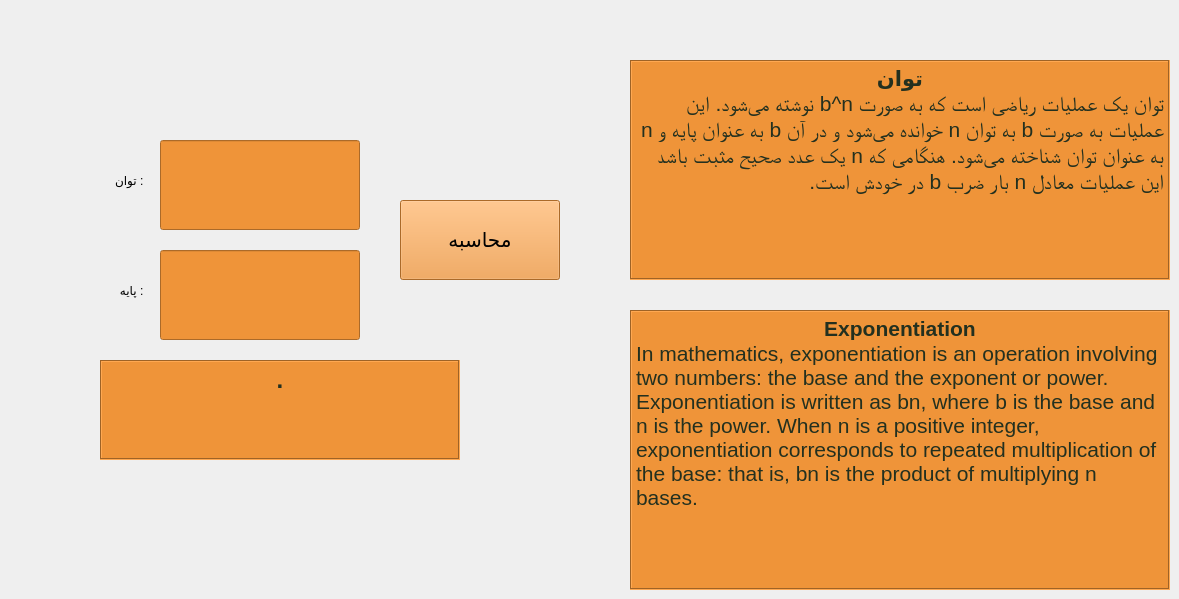
    <widget class="QWidget" name="exponentiation">
     <attribute name="title">
      <string>Exponentiation</string>
     </attribute>
     <widget class="QTextBrowser" name="exponentiation_en">
      <property name="geometry">
       <rect>
        <x>630</x>
        <y>310</y>
        <width>540</width>
        <height>280</height>
       </rect>
      </property>
      <property name="styleSheet">
       <string notr="true">background-color:#ef9439;
color:#23301f;
font: 22pt &quot;NPIParisa&quot;;

</string>
      </property>
      <property name="frameShape">
       <enum>QFrame::Box</enum>
      </property>
      <property name="html">
       <string>&lt;!DOCTYPE HTML PUBLIC &quot;-//W3C//DTD HTML 4.0//EN&quot; &quot;http://www.w3.org/TR/REC-html40/strict.dtd&quot;&gt;
&lt;html&gt;&lt;head&gt;&lt;meta name=&quot;qrichtext&quot; content=&quot;1&quot; /&gt;&lt;style type=&quot;text/css&quot;&gt;
p, li { white-space: pre-wrap; }
&lt;/style&gt;&lt;/head&gt;&lt;body style=&quot; font-family:'NPIParisa'; font-size:22pt; font-weight:400; font-style:normal;&quot;&gt;
&lt;p align=&quot;center&quot; style=&quot; margin-top:0px; margin-bottom:0px; margin-left:0px; margin-right:0px; -qt-block-indent:0; text-indent:0px;&quot;&gt;&lt;span style=&quot; font-family:'MS Shell Dlg 2'; font-size:16pt; font-weight:600;&quot;&gt;Exponentiation&lt;/span&gt;&lt;/p&gt;
&lt;p style=&quot; margin-top:0px; margin-bottom:0px; margin-left:0px; margin-right:0px; -qt-block-indent:0; text-indent:0px;&quot;&gt;&lt;span style=&quot; font-family:'MS Shell Dlg 2'; font-size:16pt; font-weight:72;&quot;&gt;In mathematics, exponentiation is an operation involving two numbers: the base and the exponent or power. Exponentiation is written as bn, where b is the base and n is the power. When n is a positive integer, exponentiation corresponds to repeated multiplication of the base: that is, bn is the product of multiplying n bases.&lt;/span&gt;&lt;/p&gt;&lt;/body&gt;&lt;/html&gt;</string>
      </property>
     </widget>
     <widget class="QTextBrowser" name="exponentiation_fa">
      <property name="geometry">
       <rect>
        <x>630</x>
        <y>60</y>
        <width>540</width>
        <height>220</height>
       </rect>
      </property>
      <property name="styleSheet">
       <string notr="true">background-color:#ef9439;
color:#23301f;
font: 75 8pt &quot;0 Titr Bold&quot;;</string>
      </property>
      <property name="frameShape">
       <enum>QFrame::Box</enum>
      </property>
      <property name="html">
       <string>&lt;!DOCTYPE HTML PUBLIC &quot;-//W3C//DTD HTML 4.0//EN&quot; &quot;http://www.w3.org/TR/REC-html40/strict.dtd&quot;&gt;
&lt;html&gt;&lt;head&gt;&lt;meta name=&quot;qrichtext&quot; content=&quot;1&quot; /&gt;&lt;style type=&quot;text/css&quot;&gt;
p, li { white-space: pre-wrap; }
&lt;/style&gt;&lt;/head&gt;&lt;body style=&quot; font-family:'0 Titr Bold'; font-size:8pt; font-weight:72; font-style:normal;&quot;&gt;
&lt;p align=&quot;center&quot; dir='rtl' style=&quot; margin-top:0px; margin-bottom:0px; margin-left:0px; margin-right:0px; -qt-block-indent:0; text-indent:0px;&quot;&gt;&lt;span style=&quot; font-family:'B Bad'; font-size:16pt; font-weight:600;&quot;&gt;توان&lt;/span&gt;&lt;/p&gt;
&lt;p align=&quot;right&quot; dir='rtl' style=&quot; margin-top:0px; margin-bottom:0px; margin-left:0px; margin-right:0px; -qt-block-indent:0; text-indent:0px;&quot;&gt;&lt;span style=&quot; font-family:'B Roya'; font-size:16pt;&quot;&gt;توان یک عملیات ریاضی است که به صورت b^n نوشته می‌شود. این عملیات به صورت b به توان n خوانده می‌شود و در آن b به عنوان پایه و n به عنوان توان شناخته می‌شود. هنگامی که n یک عدد صحیح مثبت باشد این عملیات معادل n بار ضرب b در خودش است.&lt;/span&gt;&lt;/p&gt;&lt;/body&gt;&lt;/html&gt;</string>
      </property>
     </widget>
     <widget class="QLineEdit" name="exponentiation_base_input">
      <property name="geometry">
       <rect>
        <x>160</x>
        <y>250</y>
        <width>200</width>
        <height>90</height>
       </rect>
      </property>
      <property name="styleSheet">
       <string notr="true">font: 20pt &quot;Times New Roman&quot;;
background-color:#ef9439;
color:#23301f;
text-align: center;</string>
      </property>
      <property name="echoMode">
       <enum>QLineEdit::Normal</enum>
      </property>
      <property name="alignment">
       <set>Qt::AlignCenter</set>
      </property>
      <property name="clearButtonEnabled">
       <bool>true</bool>
      </property>
     </widget>
     <widget class="QLineEdit" name="exponentiation_exponent_input">
      <property name="geometry">
       <rect>
        <x>160</x>
        <y>140</y>
        <width>200</width>
        <height>90</height>
       </rect>
      </property>
      <property name="styleSheet">
       <string notr="true">font: 20pt &quot;Times New Roman&quot;;
background-color:#ef9439;
color:#23301f;
text-align: center;</string>
      </property>
      <property name="echoMode">
       <enum>QLineEdit::Normal</enum>
      </property>
      <property name="alignment">
       <set>Qt::AlignCenter</set>
      </property>
      <property name="clearButtonEnabled">
       <bool>true</bool>
      </property>
     </widget>
     <widget class="QPushButton" name="exponentiation_button">
      <property name="geometry">
       <rect>
        <x>400</x>
        <y>200</y>
        <width>160</width>
        <height>80</height>
       </rect>
      </property>
      <property name="font">
       <font>
        <family>B Titr</family>
        <pointsize>15</pointsize>
        <kerning>true</kerning>
       </font>
      </property>
      <property name="cursor">
       <cursorShape>PointingHandCursor</cursorShape>
      </property>
      <property name="styleSheet">
       <string notr="true">background-color:#ef9439;</string>
      </property>
      <property name="text">
       <string>محاسبه</string>
      </property>
     </widget>
     <widget class="QLabel" name="exponentiation_label_base">
      <property name="geometry">
       <rect>
        <x>90</x>
        <y>270</y>
        <width>60</width>
        <height>40</height>
       </rect>
      </property>
      <property name="styleSheet">
       <string notr="true">font: 75 12pt &quot;B Titr&quot;;</string>
      </property>
      <property name="text">
       <string>  : پایه</string>
      </property>
     </widget>
     <widget class="QLabel" name="exponentiation_label_exponent">
      <property name="geometry">
       <rect>
        <x>90</x>
        <y>160</y>
        <width>60</width>
        <height>40</height>
       </rect>
      </property>
      <property name="styleSheet">
       <string notr="true">font: 75 12pt &quot;B Titr&quot;;</string>
      </property>
      <property name="text">
       <string>  : توان</string>
      </property>
     </widget>
     <widget class="QTextBrowser" name="exponentiation_out">
      <property name="geometry">
       <rect>
        <x>100</x>
        <y>360</y>
        <width>360</width>
        <height>100</height>
       </rect>
      </property>
      <property name="styleSheet">
       <string notr="true">font: 30pt &quot;Times New Roman&quot;;
background-color:#ef9439;
color:#23301f;
text-align: center;</string>
      </property>
      <property name="frameShape">
       <enum>QFrame::Box</enum>
      </property>
      <property name="html">
       <string>&lt;!DOCTYPE HTML PUBLIC &quot;-//W3C//DTD HTML 4.0//EN&quot; &quot;http://www.w3.org/TR/REC-html40/strict.dtd&quot;&gt;
&lt;html&gt;&lt;head&gt;&lt;meta name=&quot;qrichtext&quot; content=&quot;1&quot; /&gt;&lt;style type=&quot;text/css&quot;&gt;
p, li { white-space: pre-wrap; }
&lt;/style&gt;&lt;/head&gt;&lt;body style=&quot; font-family:'Times New Roman'; font-size:30pt; font-weight:400; font-style:normal;&quot;&gt;
&lt;p align=&quot;center&quot; style=&quot; margin-top:0px; margin-bottom:0px; margin-left:0px; margin-right:0px; -qt-block-indent:0; text-indent:0px;&quot;&gt;&lt;span style=&quot; font-family:'B Roya'; font-size:18pt; font-weight:600;&quot;&gt;.&lt;/span&gt;&lt;/p&gt;&lt;/body&gt;&lt;/html&gt;</string>
      </property>
     </widget>
    </widget>
